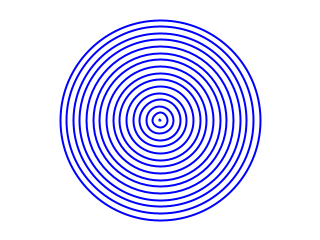
Frame 1 (no input)
Frame 60 (the mouse pressed at the canvas centre just before this capture): identical to frame 1, image omitted
Frame 120 (the mouse held since frame 60 and released just before this capture): identical to frame 1, image omitted

The Processing sketch that drew this single still picture (run headless with seeded random() and noise(); from frame 60 on, the mouse is pressed at the canvas centre):

// Processing sketch: concentric_circs
// ── concentric_circs.pde
float x, y, dia, step;

void setup() {
  size(320, 240);
  pixelDensity(2);
  
  x = width / 2;
  y = height / 2;
  dia = 200;
  
  step = random(1, 20);
}

void draw() {
  background(255);
  
  stroke(0, 0, 255);
  strokeWeight(2);
  noFill();
  
  for (float i = 0; i < dia; i += step) {
    circle(x, y, dia - i);
  }
}
